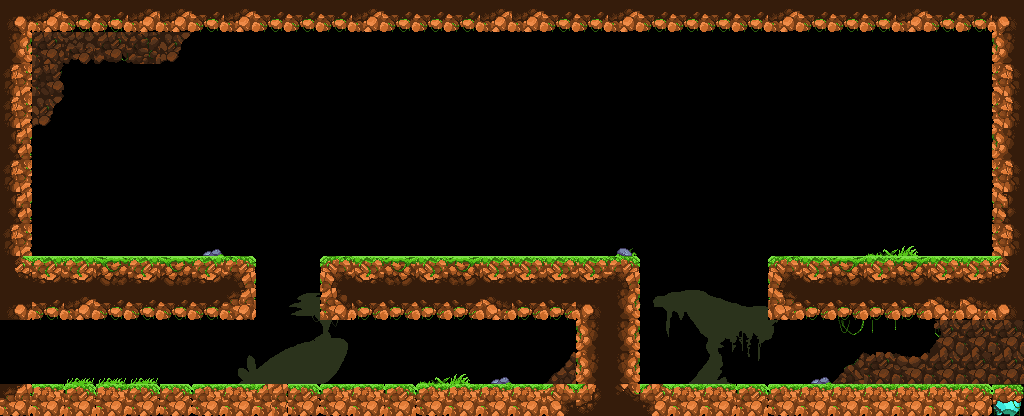

Rendered tile map (Tiled .tmx) drawn with the repository's tilesets; below, a short description and the full map source, tile grids included:
An orthogonal 32x13 tile map with 32x32 px tiles, 2 tile layers (Tile Layer 1, Tile Layer 2), 2 tilesets.

<map version="1.5" tiledversion="1.7.2" orientation="orthogonal" renderorder="right-down" width="32" height="13" tilewidth="32" tileheight="32" infinite="0" nextlayerid="3" nextobjectid="1">
 <tileset firstgid="1" name="mountain-tileset" tilewidth="32" tileheight="32" tilecount="48" columns="8">
  <image source="mountain-tileset.png" width="256" height="192" />
 </tileset>
 <tileset firstgid="49" name="tileset-mountain-2" tilewidth="32" tileheight="32" tilecount="160" columns="20">
  <image source="tileset-mountain-2.png" width="640" height="256" />
 </tileset>
 <layer id="1" name="Tile Layer 1" width="32" height="13">
  <data encoding="csv">
5,145,146,146,145,145,146,145,146,146,146,145,146,146,146,145,145,146,146,145,146,146,146,146,145,146,146,146,145,146,146,2147483653,
186,0,0,0,0,0,0,0,0,0,0,0,0,0,0,0,0,0,0,0,0,0,0,0,0,0,0,0,0,0,0,2147483834,
3221225489,0,0,0,0,0,0,0,0,0,0,0,0,0,0,0,0,0,0,0,0,0,0,0,0,0,0,0,0,0,0,1073741841,
3221225489,0,0,0,0,0,0,0,0,0,0,0,0,0,0,0,0,0,0,0,0,0,0,0,0,0,0,0,0,0,0,1073741841,
25,0,0,0,0,0,0,0,0,0,0,0,0,0,0,0,0,0,0,0,0,0,0,0,0,0,0,0,0,0,0,2147483673,
3221225489,0,0,0,0,0,0,0,0,0,0,0,0,0,0,0,0,0,0,0,0,0,0,0,0,0,0,0,0,0,0,1073741841,
25,0,0,0,0,0,0,0,0,0,0,0,0,0,0,0,0,0,0,0,0,0,0,0,0,0,0,0,0,0,0,2147483673,
3221225489,0,0,0,0,0,0,0,0,0,0,0,0,0,0,0,0,0,0,0,0,0,0,0,0,0,0,0,0,0,0,1073741841,
3,147,147,148,147,148,147,37,0,0,2147483685,2147483795,2147483796,2147483795,2147483796,2147483795,2147483795,2147483795,2147483795,37,0,0,0,0,2147483685,2147483795,2147483796,2147483795,2147483796,2147483795,2147483795,2147483651,
5,146,145,146,146,146,146,39,0,0,19,2147483794,2147483794,2147483794,2147483794,2147483793,2147483794,2147483794,2147483653,186,0,0,0,0,2147483687,2147483794,2147483794,2147483794,2147483794,2147483793,2147483793,2147483653,
0,0,0,0,0,0,0,0,0,0,0,0,0,0,0,0,0,0,188,186,0,0,0,0,0,0,0,0,0,0,0,0,
0,0,0,0,0,0,0,0,0,0,0,0,0,0,0,0,0,0,188,186,0,0,0,0,0,0,0,0,0,0,0,0,
39,24,43,24,46,46,44,24,28,46,44,24,43,44,24,24,24,2147483656,2,3221225481,8,24,24,43,44,24,24,24,24,24,46,47
</data>
 </layer>
 <layer id="2" name="Tile Layer 2" width="32" height="13">
  <data encoding="csv">
0,0,0,0,0,0,0,0,0,0,0,0,0,0,0,0,0,0,0,0,0,0,0,0,0,0,0,0,0,0,0,0,
0,157,158,159,160,203,0,0,0,0,0,0,0,0,0,0,0,0,0,0,0,0,0,0,0,0,0,0,0,0,0,0,
0,177,0,0,0,0,0,0,0,0,0,0,0,0,0,0,0,0,0,0,0,0,0,0,0,0,0,0,0,0,0,0,
0,203,0,0,0,0,0,0,0,0,0,0,0,0,0,0,0,0,0,0,0,0,0,0,0,0,0,0,0,0,0,0,
0,0,0,0,0,0,0,0,0,0,0,0,0,0,0,0,0,0,0,0,0,0,0,0,0,0,0,0,0,0,0,188,
0,0,0,0,0,0,0,0,0,0,0,0,0,0,0,0,0,0,0,0,0,0,0,0,0,0,0,0,0,0,0,0,
0,0,0,0,0,0,0,0,0,0,0,0,0,0,0,0,0,0,0,0,0,0,0,0,0,0,0,0,0,0,0,0,
0,0,0,0,0,0,151,0,0,0,0,0,0,0,0,0,0,0,0,152,0,0,0,0,0,0,0,153,154,0,0,0,
0,0,0,0,0,0,0,0,0,0,0,0,0,0,0,0,0,0,0,0,0,0,0,0,0,0,0,0,0,0,0,0,
0,0,0,0,0,0,0,0,71,72,19,0,0,0,0,0,0,0,0,0,74,75,76,77,0,0,0,0,0,0,0,0,
0,0,0,0,0,0,0,90,91,92,93,0,0,0,0,0,0,0,0,0,94,95,96,97,98,0,165,166,0,180,196,197,
0,0,155,155,155,0,0,110,111,112,113,0,0,153,154,151,0,161,0,0,114,115,116,117,118,151,2684354761,198,199,200,197,196,
0,0,0,0,0,0,0,0,0,0,0,0,0,0,0,0,0,0,0,0,0,0,0,0,0,0,0,0,0,0,0,0
</data>
 </layer>
</map>